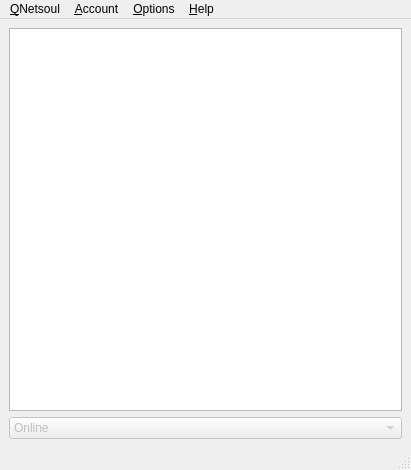
<?xml version="1.0" encoding="UTF-8"?>
<ui version="4.0">
 <class>QNetsoul</class>
 <widget class="QMainWindow" name="QNetsoul">
  <property name="geometry">
   <rect>
    <x>0</x>
    <y>0</y>
    <width>411</width>
    <height>470</height>
   </rect>
  </property>
  <property name="windowTitle">
   <string>QNetSoul</string>
  </property>
  <property name="windowIcon">
   <iconset resource="../Images.qrc">
    <normaloff>:/images/qnetsoul.png</normaloff>:/images/qnetsoul.png</iconset>
  </property>
  <property name="whatsThis">
   <string>&lt;!DOCTYPE HTML PUBLIC &quot;-//W3C//DTD HTML 4.0//EN&quot; &quot;http://www.w3.org/TR/REC-html40/strict.dtd&quot;&gt;
&lt;html&gt;&lt;head&gt;&lt;meta name=&quot;qrichtext&quot; content=&quot;1&quot; /&gt;&lt;style type=&quot;text/css&quot;&gt;
p, li { white-space: pre-wrap; }
&lt;/style&gt;&lt;/head&gt;&lt;body style=&quot; font-family:'Sans'; font-size:10pt; font-weight:400; font-style:normal;&quot;&gt;
&lt;p style=&quot; margin-top:0px; margin-bottom:0px; margin-left:0px; margin-right:0px; -qt-block-indent:0; text-indent:0px;&quot;&gt;&lt;span style=&quot; font-weight:600;&quot;&gt;About QNetSoul&lt;/span&gt;&lt;/p&gt;
&lt;p style=&quot;-qt-paragraph-type:empty; margin-top:0px; margin-bottom:0px; margin-left:0px; margin-right:0px; -qt-block-indent:0; text-indent:0px;&quot;&gt;&lt;/p&gt;
&lt;p style=&quot; margin-top:0px; margin-bottom:0px; margin-left:0px; margin-right:0px; -qt-block-indent:0; text-indent:0px;&quot;&gt;The first Netsoul's client built with the great framework Qt.&lt;/p&gt;
&lt;p style=&quot; margin-top:0px; margin-bottom:0px; margin-left:0px; margin-right:0px; -qt-block-indent:0; text-indent:0px;&quot;&gt;Feel free to send your opinion/comments on this software.&lt;/p&gt;
&lt;p style=&quot;-qt-paragraph-type:empty; margin-top:0px; margin-bottom:0px; margin-left:0px; margin-right:0px; -qt-block-indent:0; text-indent:0px;&quot;&gt;&lt;/p&gt;
&lt;p style=&quot; margin-top:0px; margin-bottom:0px; margin-left:0px; margin-right:0px; -qt-block-indent:0; text-indent:0px;&quot;&gt;Thanks to &lt;a href=&quot;http://www.famfamfam.com/&quot;&gt;&lt;span style=&quot; text-decoration: underline; color:#0000ff;&quot;&gt;FamFamFam&lt;/span&gt;&lt;/a&gt; for icons.&lt;/p&gt;
&lt;p style=&quot; margin-top:0px; margin-bottom:0px; margin-left:0px; margin-right:0px; -qt-block-indent:0; text-indent:0px;&quot;&gt;Thanks to duc_p for feedbacks.&lt;/p&gt;
&lt;p style=&quot;-qt-paragraph-type:empty; margin-top:0px; margin-bottom:0px; margin-left:0px; margin-right:0px; -qt-block-indent:0; text-indent:0px;&quot;&gt;&lt;/p&gt;
&lt;p style=&quot; margin-top:0px; margin-bottom:0px; margin-left:0px; margin-right:0px; -qt-block-indent:0; text-indent:0px;&quot;&gt;Made by dally_r.&lt;/p&gt;&lt;/body&gt;&lt;/html&gt;</string>
  </property>
  <widget class="QWidget" name="centralwidget">
   <layout class="QGridLayout" name="gridLayout_2">
    <item row="0" column="0">
     <layout class="QGridLayout" name="gridLayout">
      <item row="0" column="0">
       <widget class="QTreeView" name="contactsTreeView">
        <property name="indentation">
         <number>0</number>
        </property>
        <property name="sortingEnabled">
         <bool>true</bool>
        </property>
        <property name="animated">
         <bool>true</bool>
        </property>
        <attribute name="headerVisible">
         <bool>false</bool>
        </attribute>
       </widget>
      </item>
      <item row="1" column="0">
       <widget class="QComboBox" name="statusComboBox">
        <property name="enabled">
         <bool>false</bool>
        </property>
        <item>
         <property name="text">
          <string>Online</string>
         </property>
         <property name="icon">
          <iconset resource="../Images.qrc">
           <normaloff>:/images/online.png</normaloff>:/images/online.png</iconset>
         </property>
        </item>
        <item>
         <property name="text">
          <string>Locked</string>
         </property>
         <property name="icon">
          <iconset resource="../Images.qrc">
           <normaloff>:/images/lock.png</normaloff>:/images/lock.png</iconset>
         </property>
        </item>
        <item>
         <property name="text">
          <string>Away</string>
         </property>
         <property name="icon">
          <iconset resource="../Images.qrc">
           <normaloff>:/images/away.png</normaloff>:/images/away.png</iconset>
         </property>
        </item>
        <item>
         <property name="text">
          <string>Server</string>
         </property>
         <property name="icon">
          <iconset resource="../Images.qrc">
           <normaloff>:/images/server.png</normaloff>:/images/server.png</iconset>
         </property>
        </item>
       </widget>
      </item>
     </layout>
    </item>
   </layout>
  </widget>
  <widget class="QMenuBar" name="menubar">
   <property name="geometry">
    <rect>
     <x>0</x>
     <y>0</y>
     <width>411</width>
     <height>25</height>
    </rect>
   </property>
   <widget class="QMenu" name="menuOptions">
    <property name="title">
     <string>&amp;Options</string>
    </property>
    <addaction name="actionPreferences"/>
   </widget>
   <widget class="QMenu" name="menuAbout">
    <property name="title">
     <string>&amp;Help</string>
    </property>
    <addaction name="actionAbout_QNetSoul"/>
    <addaction name="actionAbout_Qt"/>
   </widget>
   <widget class="QMenu" name="menuQNetsoul">
    <property name="title">
     <string>&amp;QNetsoul</string>
    </property>
    <addaction name="actionConnect"/>
    <addaction name="actionDisconnect"/>
    <addaction name="separator"/>
    <addaction name="actionQuit"/>
   </widget>
   <widget class="QMenu" name="menuAccount">
    <property name="title">
     <string>&amp;Account</string>
    </property>
    <addaction name="actionAdd_a_contact"/>
    <addaction name="actionRemove_selected_contact"/>
    <addaction name="actionRefresh"/>
    <addaction name="separator"/>
    <addaction name="action_Load_contacts"/>
    <addaction name="actionSave_contacts_as"/>
    <addaction name="actionToggle_sort_contacts"/>
    <addaction name="separator"/>
    <addaction name="actionGet_a_life"/>
   </widget>
   <addaction name="menuQNetsoul"/>
   <addaction name="menuAccount"/>
   <addaction name="menuOptions"/>
   <addaction name="menuAbout"/>
  </widget>
  <widget class="QStatusBar" name="statusbar"/>
  <action name="actionPr_f_rences">
   <property name="text">
    <string>Preferences...</string>
   </property>
  </action>
  <action name="actionConnect">
   <property name="icon">
    <iconset resource="../Images.qrc">
     <normaloff>:/images/connect.png</normaloff>:/images/connect.png</iconset>
   </property>
   <property name="text">
    <string>&amp;Connect</string>
   </property>
   <property name="shortcut">
    <string>Ctrl+C</string>
   </property>
  </action>
  <action name="actionDisconnect">
   <property name="enabled">
    <bool>false</bool>
   </property>
   <property name="icon">
    <iconset resource="../Images.qrc">
     <normaloff>:/images/disconnect.png</normaloff>:/images/disconnect.png</iconset>
   </property>
   <property name="text">
    <string>&amp;Disconnect</string>
   </property>
   <property name="shortcut">
    <string>Ctrl+D</string>
   </property>
  </action>
  <action name="actionQuit">
   <property name="icon">
    <iconset resource="../Images.qrc">
     <normaloff>:/images/quit.png</normaloff>:/images/quit.png</iconset>
   </property>
   <property name="text">
    <string>&amp;Quit</string>
   </property>
   <property name="shortcut">
    <string>Ctrl+Q</string>
   </property>
  </action>
  <action name="actionAdd_a_contact">
   <property name="icon">
    <iconset resource="../Images.qrc">
     <normaloff>:/images/add.png</normaloff>:/images/add.png</iconset>
   </property>
   <property name="text">
    <string>&amp;Add a contact</string>
   </property>
   <property name="shortcut">
    <string>Ctrl+A</string>
   </property>
  </action>
  <action name="actionRemove_selected_contact">
   <property name="icon">
    <iconset resource="../Images.qrc">
     <normaloff>:/images/delete.png</normaloff>:/images/delete.png</iconset>
   </property>
   <property name="text">
    <string>&amp;Remove selected contact</string>
   </property>
   <property name="shortcut">
    <string>Ctrl+R</string>
   </property>
  </action>
  <action name="actionAbout_QNetSoul">
   <property name="icon">
    <iconset resource="../Images.qrc">
     <normaloff>:/images/information.png</normaloff>:/images/information.png</iconset>
   </property>
   <property name="text">
    <string>About QNetSoul</string>
   </property>
  </action>
  <action name="actionAbout_2">
   <property name="text">
    <string>About Qt</string>
   </property>
  </action>
  <action name="actionAbout_Qt">
   <property name="text">
    <string>About Qt</string>
   </property>
  </action>
  <action name="actionPreferences">
   <property name="icon">
    <iconset resource="../Images.qrc">
     <normaloff>:/images/options.png</normaloff>:/images/options.png</iconset>
   </property>
   <property name="text">
    <string>&amp;Preferences</string>
   </property>
   <property name="shortcut">
    <string>Ctrl+P</string>
   </property>
  </action>
  <action name="actionSave_contacts_as">
   <property name="icon">
    <iconset resource="../Images.qrc">
     <normaloff>:/images/save.png</normaloff>:/images/save.png</iconset>
   </property>
   <property name="text">
    <string>&amp;Save contacts as...</string>
   </property>
   <property name="shortcut">
    <string>Ctrl+S</string>
   </property>
  </action>
  <action name="actionToggle_sort_contacts">
   <property name="icon">
    <iconset resource="../Images.qrc">
     <normaloff>:/images/sort.png</normaloff>:/images/sort.png</iconset>
   </property>
   <property name="text">
    <string>&amp;Toggle sort contacts</string>
   </property>
   <property name="shortcut">
    <string>Ctrl+T</string>
   </property>
  </action>
  <action name="action_Load_contacts">
   <property name="icon">
    <iconset resource="../Images.qrc">
     <normaloff>:/images/load.png</normaloff>:/images/load.png</iconset>
   </property>
   <property name="text">
    <string>&amp;Load contacts...</string>
   </property>
   <property name="shortcut">
    <string>Ctrl+L</string>
   </property>
  </action>
  <action name="actionRefresh">
   <property name="enabled">
    <bool>false</bool>
   </property>
   <property name="icon">
    <iconset resource="../Images.qrc">
     <normaloff>:/images/sort.png</normaloff>:/images/sort.png</iconset>
   </property>
   <property name="text">
    <string>Refresh contacts</string>
   </property>
   <property name="shortcut">
    <string>F5</string>
   </property>
  </action>
  <action name="actionGet_a_life">
   <property name="icon">
    <iconset resource="../Images.qrc">
     <normaloff>:/images/tongue.png</normaloff>:/images/tongue.png</iconset>
   </property>
   <property name="text">
    <string>Get a life</string>
   </property>
   <property name="shortcut">
    <string>F6</string>
   </property>
  </action>
 </widget>
 <resources>
  <include location="../Images.qrc"/>
 </resources>
 <connections/>
</ui>
